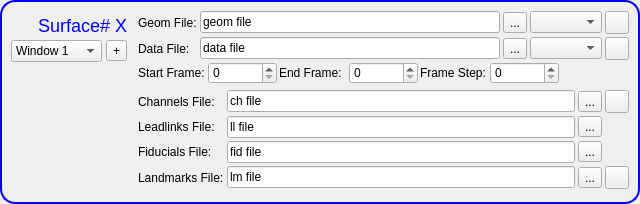
<?xml version="1.0" encoding="UTF-8"?>
<ui version="4.0">
 <class>FileDialogWidget</class>
 <widget class="QWidget" name="FileDialogWidget">
  <property name="geometry">
   <rect>
    <x>0</x>
    <y>0</y>
    <width>622</width>
    <height>204</height>
   </rect>
  </property>
  <property name="windowTitle">
   <string/>
  </property>
  <property name="styleSheet">
   <string notr="true">#topFrame 
{
border-radius: 15px;
border: 2px solid blue;
}

#surfLabel 
{
color: blue;
font-size: 18px;
font-weight: normal;
}

#surfFrame {
border-right-width: 3;
border-right: 2px blue;
border: none;
}</string>
  </property>
  <layout class="QVBoxLayout" name="verticalLayout">
   <property name="spacing">
    <number>2</number>
   </property>
   <property name="margin">
    <number>0</number>
   </property>
   <item>
    <widget class="QFrame" name="topFrame">
     <property name="styleSheet">
      <string notr="true">x</string>
     </property>
     <property name="frameShape">
      <enum>QFrame::StyledPanel</enum>
     </property>
     <property name="frameShadow">
      <enum>QFrame::Raised</enum>
     </property>
     <layout class="QHBoxLayout" name="horizontalLayout">
      <item>
       <widget class="QFrame" name="surfFrame">
        <property name="frameShape">
         <enum>QFrame::StyledPanel</enum>
        </property>
        <property name="frameShadow">
         <enum>QFrame::Raised</enum>
        </property>
        <layout class="QVBoxLayout" name="verticalLayout_4">
         <property name="spacing">
          <number>4</number>
         </property>
         <property name="leftMargin">
          <number>0</number>
         </property>
         <property name="topMargin">
          <number>4</number>
         </property>
         <property name="rightMargin">
          <number>5</number>
         </property>
         <property name="bottomMargin">
          <number>0</number>
         </property>
         <item>
          <widget class="QLabel" name="surfLabel">
           <property name="text">
            <string>Surface# X</string>
           </property>
           <property name="alignment">
            <set>Qt::AlignRight|Qt::AlignTrailing|Qt::AlignVCenter</set>
           </property>
          </widget>
         </item>
         <item>
          <widget class="QFrame" name="frame_11">
           <property name="frameShape">
            <enum>QFrame::NoFrame</enum>
           </property>
           <property name="frameShadow">
            <enum>QFrame::Raised</enum>
           </property>
           <property name="lineWidth">
            <number>0</number>
           </property>
           <layout class="QHBoxLayout" name="horizontalLayout_8">
            <property name="spacing">
             <number>4</number>
            </property>
            <property name="margin">
             <number>0</number>
            </property>
            <item>
             <widget class="QComboBox" name="winComboBox">
              <item>
               <property name="text">
                <string>Window 1</string>
               </property>
              </item>
              <item>
               <property name="text">
                <string>Window 2</string>
               </property>
              </item>
              <item>
               <property name="text">
                <string>Window 3</string>
               </property>
              </item>
              <item>
               <property name="text">
                <string>Window 4</string>
               </property>
              </item>
              <item>
               <property name="text">
                <string>Window 5</string>
               </property>
              </item>
              <item>
               <property name="text">
                <string>Window 6</string>
               </property>
              </item>
              <item>
               <property name="text">
                <string>Window 7</string>
               </property>
              </item>
              <item>
               <property name="text">
                <string>Window 8</string>
               </property>
              </item>
              <item>
               <property name="text">
                <string>Window 9</string>
               </property>
              </item>
              <item>
               <property name="text">
                <string>Window 10</string>
               </property>
              </item>
             </widget>
            </item>
            <item>
             <widget class="QToolButton" name="expandButton">
              <property name="text">
               <string>+</string>
              </property>
             </widget>
            </item>
           </layout>
          </widget>
         </item>
         <item>
          <spacer name="verticalSpacer">
           <property name="orientation">
            <enum>Qt::Vertical</enum>
           </property>
           <property name="sizeHint" stdset="0">
            <size>
             <width>20</width>
             <height>40</height>
            </size>
           </property>
          </spacer>
         </item>
        </layout>
       </widget>
      </item>
      <item>
       <widget class="QFrame" name="frame_3">
        <property name="frameShape">
         <enum>QFrame::NoFrame</enum>
        </property>
        <property name="frameShadow">
         <enum>QFrame::Plain</enum>
        </property>
        <property name="lineWidth">
         <number>0</number>
        </property>
        <layout class="QVBoxLayout" name="verticalLayout_2">
         <property name="spacing">
          <number>2</number>
         </property>
         <property name="margin">
          <number>0</number>
         </property>
         <item>
          <widget class="QFrame" name="frame_4">
           <property name="frameShape">
            <enum>QFrame::NoFrame</enum>
           </property>
           <property name="frameShadow">
            <enum>QFrame::Plain</enum>
           </property>
           <property name="lineWidth">
            <number>0</number>
           </property>
           <layout class="QGridLayout" name="gridLayout_2">
            <property name="margin">
             <number>0</number>
            </property>
            <property name="spacing">
             <number>3</number>
            </property>
            <item row="0" column="3">
             <widget class="QToolButton" name="geomBrowseButton">
              <property name="text">
               <string>...</string>
              </property>
             </widget>
            </item>
            <item row="0" column="5">
             <widget class="QComboBox" name="geomIndexComboBox"/>
            </item>
            <item row="1" column="0">
             <widget class="QLabel" name="label_2">
              <property name="text">
               <string>Data File:</string>
              </property>
             </widget>
            </item>
            <item row="1" column="1">
             <widget class="QLineEdit" name="dataLineEdit">
              <property name="text">
               <string>data file</string>
              </property>
             </widget>
            </item>
            <item row="0" column="1">
             <widget class="QLineEdit" name="geomLineEdit">
              <property name="minimumSize">
               <size>
                <width>300</width>
                <height>0</height>
               </size>
              </property>
              <property name="text">
               <string>geom file</string>
              </property>
             </widget>
            </item>
            <item row="1" column="3">
             <widget class="QToolButton" name="dataBrowseButton">
              <property name="text">
               <string>...</string>
              </property>
             </widget>
            </item>
            <item row="1" column="5">
             <widget class="QComboBox" name="dataIndexComboBox"/>
            </item>
            <item row="0" column="0">
             <widget class="QLabel" name="label">
              <property name="text">
               <string>Geom File:</string>
              </property>
             </widget>
            </item>
            <item row="0" column="6">
             <widget class="QToolButton" name="geomSaveButton">
              <property name="text">
               <string/>
              </property>
             </widget>
            </item>
            <item row="1" column="6">
             <widget class="QToolButton" name="dataSaveButton">
              <property name="text">
               <string/>
              </property>
             </widget>
            </item>
           </layout>
          </widget>
         </item>
         <item>
          <widget class="QFrame" name="frame_6">
           <property name="frameShape">
            <enum>QFrame::NoFrame</enum>
           </property>
           <property name="frameShadow">
            <enum>QFrame::Plain</enum>
           </property>
           <property name="lineWidth">
            <number>0</number>
           </property>
           <layout class="QHBoxLayout" name="horizontalLayout_4">
            <property name="spacing">
             <number>2</number>
            </property>
            <property name="margin">
             <number>0</number>
            </property>
            <item>
             <widget class="QLabel" name="label_3">
              <property name="text">
               <string>Start Frame:</string>
              </property>
             </widget>
            </item>
            <item>
             <widget class="QSpinBox" name="startFrameSpinBox">
              <property name="maximum">
               <number>9999</number>
              </property>
             </widget>
            </item>
            <item>
             <widget class="QLabel" name="label_4">
              <property name="text">
               <string>End Frame:</string>
              </property>
             </widget>
            </item>
            <item>
             <widget class="QSpinBox" name="endFrameSpinBox">
              <property name="maximum">
               <number>9999</number>
              </property>
             </widget>
            </item>
            <item>
             <widget class="QLabel" name="label_9">
              <property name="text">
               <string>Frame Step:</string>
              </property>
             </widget>
            </item>
            <item>
             <widget class="QSpinBox" name="frameStepSpinBox">
              <property name="maximum">
               <number>100</number>
              </property>
             </widget>
            </item>
            <item>
             <widget class="PickWindow" name="rmsWidget" native="true"/>
            </item>
           </layout>
          </widget>
         </item>
         <item>
          <widget class="QFrame" name="otherOptionsFrame">
           <property name="frameShape">
            <enum>QFrame::NoFrame</enum>
           </property>
           <property name="frameShadow">
            <enum>QFrame::Plain</enum>
           </property>
           <property name="lineWidth">
            <number>0</number>
           </property>
           <layout class="QGridLayout" name="gridLayout">
            <property name="leftMargin">
             <number>0</number>
            </property>
            <property name="topMargin">
             <number>4</number>
            </property>
            <property name="rightMargin">
             <number>0</number>
            </property>
            <property name="bottomMargin">
             <number>0</number>
            </property>
            <property name="spacing">
             <number>3</number>
            </property>
            <item row="1" column="0">
             <widget class="QLabel" name="label_11">
              <property name="text">
               <string>Channels File:</string>
              </property>
             </widget>
            </item>
            <item row="2" column="0">
             <widget class="QLabel" name="label_12">
              <property name="text">
               <string>Leadlinks File:</string>
              </property>
             </widget>
            </item>
            <item row="3" column="0">
             <widget class="QLabel" name="label_13">
              <property name="text">
               <string>Fiducials File:</string>
              </property>
             </widget>
            </item>
            <item row="2" column="2">
             <widget class="QLineEdit" name="leadlinksLineEdit">
              <property name="text">
               <string>ll file</string>
              </property>
             </widget>
            </item>
            <item row="3" column="2">
             <widget class="QLineEdit" name="fiducialLineEdit">
              <property name="text">
               <string>fid file</string>
              </property>
             </widget>
            </item>
            <item row="1" column="2">
             <widget class="QLineEdit" name="channelsLineEdit">
              <property name="text">
               <string>ch file</string>
              </property>
             </widget>
            </item>
            <item row="1" column="4">
             <widget class="QToolButton" name="channelsBrowseButton">
              <property name="text">
               <string>...</string>
              </property>
             </widget>
            </item>
            <item row="2" column="4">
             <widget class="QToolButton" name="leadlinksBrowseButton">
              <property name="text">
               <string>...</string>
              </property>
             </widget>
            </item>
            <item row="3" column="4">
             <widget class="QToolButton" name="fiducialBrowseButton">
              <property name="text">
               <string>...</string>
              </property>
             </widget>
            </item>
            <item row="4" column="0">
             <widget class="QLabel" name="label_10">
              <property name="text">
               <string>Landmarks File:</string>
              </property>
             </widget>
            </item>
            <item row="4" column="2">
             <widget class="QLineEdit" name="landmarksLineEdit">
              <property name="text">
               <string>lm file</string>
              </property>
             </widget>
            </item>
            <item row="4" column="4">
             <widget class="QToolButton" name="landmarksBrowseButton">
              <property name="text">
               <string>...</string>
              </property>
             </widget>
            </item>
            <item row="1" column="5">
             <widget class="QToolButton" name="channelsSaveButton">
              <property name="text">
               <string/>
              </property>
             </widget>
            </item>
            <item row="4" column="5">
             <widget class="QToolButton" name="landmarksSaveButton">
              <property name="text">
               <string/>
              </property>
             </widget>
            </item>
           </layout>
          </widget>
         </item>
         <item>
          <spacer name="verticalSpacer_2">
           <property name="orientation">
            <enum>Qt::Vertical</enum>
           </property>
           <property name="sizeHint" stdset="0">
            <size>
             <width>20</width>
             <height>40</height>
            </size>
           </property>
          </spacer>
         </item>
        </layout>
       </widget>
      </item>
     </layout>
    </widget>
   </item>
  </layout>
 </widget>
 <customwidgets>
  <customwidget>
   <class>PickWindow</class>
   <extends>QWidget</extends>
   <header>PickWindow.h</header>
   <container>1</container>
  </customwidget>
 </customwidgets>
 <resources/>
 <connections/>
</ui>
